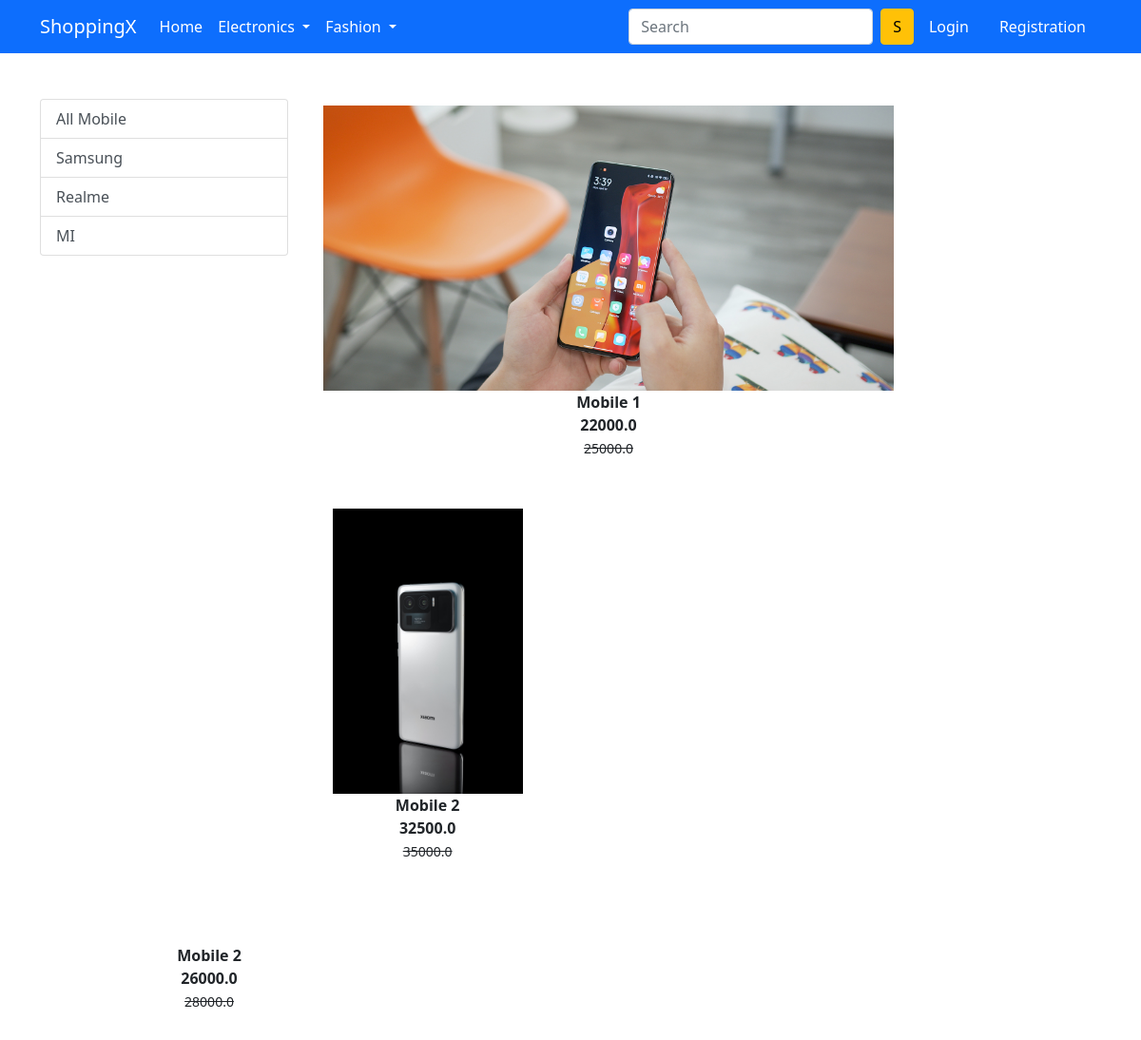
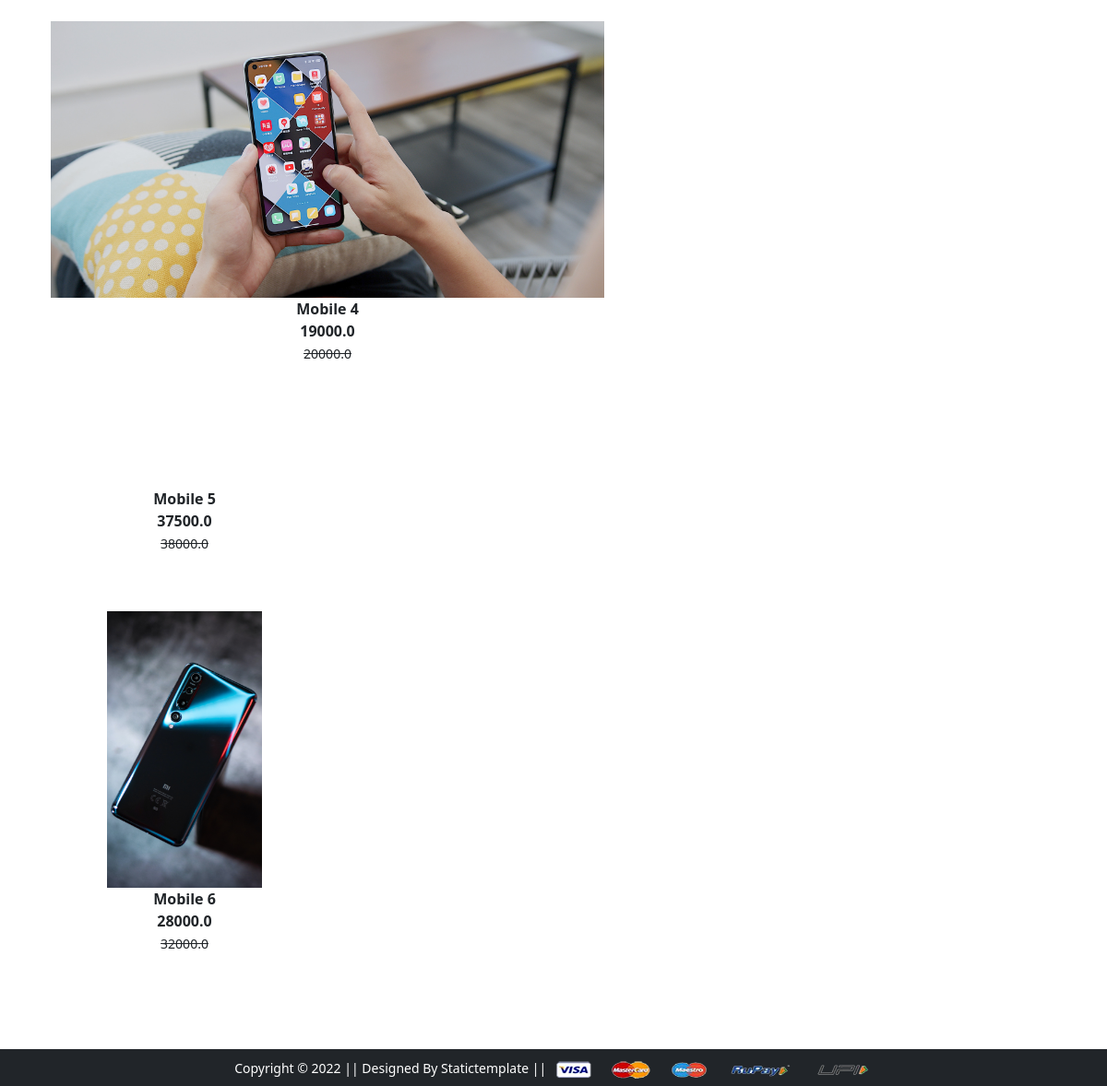
/mobile/, run on the app's committed database (2 pictures, top to bottom).
### app/models.py (models this page shows, shortened)
class Product(models.Model):
    title = models.CharField(max_length=100)
    selling_price = models.FloatField()
    discounted_price = models.FloatField()
    description = models.TextField()
    brand = models.CharField(max_length=100)
    category = models.CharField(choices=CATEGORY_CHOICES, max_length=2)
    product_image = models.ImageField(upload_to='productimg')

### app/views.py (the view)
# urls.py: path('mobile/',views.mobile,name='mobile'),
def mobile(request,data=None):
    if data == None:
        mobile = Product.objects.filter(category='M')
    elif data == 'Samsung' or data == 'Realme' or data == 'MI' :
        mobile = Product.objects.filter(category='M').filter(brand=data)
    return render(request, 'app/mobile.html',{'mobile':mobile})

### app/templates/app/mobile.html (shortened to what this page needs)
{% extends 'app/base.html' %}
{% load static %}
{% block main-content %}
<div class="container my-5">
    <div class="row">
        <div class="col-sm-3">
            <div class="list-group">
                <a href="{% url 'mobile' %}" class="list-group-item list-group-item-action" aria-current="true">All
                    Mobile</a>
                <a href="{% url 'mobiledata' 'Samsung' %}" class="list-group-item list-group-item-action"
                    aria-current="true">Samsung</a>
                <a href="{% url 'mobiledata' 'Realme' %}" class="list-group-item list-group-item-action"
                    aria-current="true">Realme</a>
                <a href="{% url 'mobiledata' 'MI' %}" class="list-group-item list-group-item-action"
                    aria-current="true">MI</a>
            </div>
        </div>
        <div class="col-sm-8">
            <div class="row">
                {% for product in mobile %}
                <div class="col-sm-4 text-center mb-4">
                    <a href="{% url 'product-detail' product.id %}" class="btn">
                        <div class="item">
                            <img src="{{product.product_image.url}}" alt="" height="300" class="">
                            <div class="fw-bold">{{product.title}}</div>
                            <div class="fw-bold">{{product.discounted_price}}</div>
                            <small class="fw-light text-decoration-line-through">{{product.selling_price}}</small>
                        </div>
                </div>
            </div>
            {% endfor %}
{% endblock main-content %}

### data on the page
Product: product_image (picture), title "Mobile 1", discounted_price "22000.0", selling_price "25000.0"
Product: product_image (picture), title "Mobile 2", discounted_price "32500.0", selling_price "35000.0"
Product: title "Mobile 2", discounted_price "26000.0", selling_price "28000.0"
Product: product_image (picture), title "Mobile 4", discounted_price "19000.0", selling_price "20000.0"
Product: title "Mobile 5", discounted_price "37500.0", selling_price "38000.0"
Product: product_image (picture), title "Mobile 6", discounted_price "28000.0", selling_price "32000.0"
